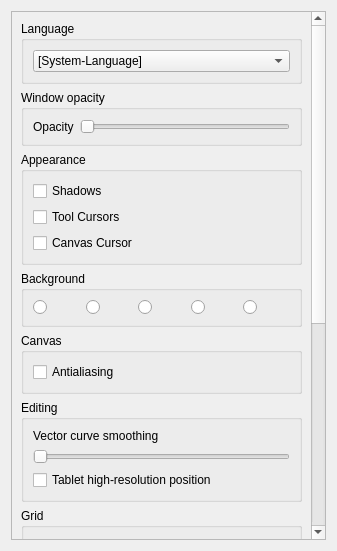
<?xml version="1.0" encoding="UTF-8"?>
<ui version="4.0">
 <class>GeneralPage</class>
 <widget class="QWidget" name="GeneralPage">
  <property name="geometry">
   <rect>
    <x>0</x>
    <y>0</y>
    <width>337</width>
    <height>551</height>
   </rect>
  </property>
  <layout class="QGridLayout" name="gridLayout_2">
   <item row="0" column="0">
    <widget class="QScrollArea" name="scrollArea">
     <property name="verticalScrollBarPolicy">
      <enum>Qt::ScrollBarAlwaysOn</enum>
     </property>
     <property name="horizontalScrollBarPolicy">
      <enum>Qt::ScrollBarAlwaysOff</enum>
     </property>
     <property name="widgetResizable">
      <bool>true</bool>
     </property>
     <widget class="QWidget" name="contents">
      <property name="geometry">
       <rect>
        <x>0</x>
        <y>-470</y>
        <width>306</width>
        <height>997</height>
       </rect>
      </property>
      <layout class="QVBoxLayout" name="lay">
       <item>
        <widget class="QGroupBox" name="groupBox">
         <property name="title">
          <string comment="GroupBox title in Preference">Language</string>
         </property>
         <layout class="QGridLayout" name="langLayout">
          <item row="0" column="0">
           <widget class="QComboBox" name="languageCombo">
            <property name="currentText">
             <string comment="First item of the language list">[System-Language]</string>
            </property>
            <item>
             <property name="text">
              <string comment="First item of the language list">[System-Language]</string>
             </property>
            </item>
           </widget>
          </item>
         </layout>
        </widget>
       </item>
       <item>
        <widget class="QGroupBox" name="windowOpacityBox">
         <property name="title">
          <string comment="GroupBox title in Preference">Window opacity</string>
         </property>
         <layout class="QGridLayout" name="windowOpacityLayout">
          <item row="0" column="0">
           <widget class="QLabel" name="windowOpacityLabel">
            <property name="text">
             <string>Opacity</string>
            </property>
           </widget>
          </item>
          <item row="0" column="1">
           <widget class="QSlider" name="windowOpacityLevel">
            <property name="minimum">
             <number>30</number>
            </property>
            <property name="maximum">
             <number>100</number>
            </property>
            <property name="orientation">
             <enum>Qt::Horizontal</enum>
            </property>
           </widget>
          </item>
         </layout>
        </widget>
       </item>
       <item>
        <widget class="QGroupBox" name="appearanceBox">
         <property name="title">
          <string comment="GroupBox title in Preference">Appearance</string>
         </property>
         <layout class="QVBoxLayout" name="appearanceLayout">
          <item>
           <widget class="QCheckBox" name="shadowsBox">
            <property name="text">
             <string>Shadows</string>
            </property>
           </widget>
          </item>
          <item>
           <widget class="QCheckBox" name="toolCursorsBox">
            <property name="text">
             <string>Tool Cursors</string>
            </property>
           </widget>
          </item>
          <item>
           <widget class="QCheckBox" name="canvasCursorBox">
            <property name="text">
             <string>Canvas Cursor</string>
            </property>
           </widget>
          </item>
         </layout>
        </widget>
       </item>
       <item>
        <widget class="QGroupBox" name="backgroundBox">
         <property name="title">
          <string comment="GroupBox title in Preference">Background</string>
         </property>
         <layout class="QHBoxLayout" name="backgroundLayout">
          <item>
           <widget class="QRadioButton" name="checkerBackgroundButton">
            <attribute name="buttonGroup">
             <string notr="true">backgroundButtons</string>
            </attribute>
           </widget>
          </item>
          <item>
           <widget class="QRadioButton" name="whiteBackgroundButton">
            <attribute name="buttonGroup">
             <string notr="true">backgroundButtons</string>
            </attribute>
           </widget>
          </item>
          <item>
           <widget class="QRadioButton" name="greyBackgroundButton">
            <attribute name="buttonGroup">
             <string notr="true">backgroundButtons</string>
            </attribute>
           </widget>
          </item>
          <item>
           <widget class="QRadioButton" name="dotsBackgroundButton">
            <attribute name="buttonGroup">
             <string notr="true">backgroundButtons</string>
            </attribute>
           </widget>
          </item>
          <item>
           <widget class="QRadioButton" name="weaveBackgroundButton">
            <attribute name="buttonGroup">
             <string notr="true">backgroundButtons</string>
            </attribute>
           </widget>
          </item>
         </layout>
        </widget>
       </item>
       <item>
        <widget class="QGroupBox" name="displayBox">
         <property name="title">
          <string comment="GroupBox title in Preference">Canvas</string>
         </property>
         <layout class="QGridLayout" name="displayLayout">
          <item row="0" column="0">
           <widget class="QCheckBox" name="antialiasingBox">
            <property name="text">
             <string>Antialiasing</string>
            </property>
           </widget>
          </item>
         </layout>
        </widget>
       </item>
       <item>
        <spacer name="verticalSpacer">
         <property name="orientation">
          <enum>Qt::Vertical</enum>
         </property>
         <property name="sizeHint" stdset="0">
          <size>
           <width>0</width>
           <height>0</height>
          </size>
         </property>
        </spacer>
       </item>
       <item>
        <widget class="QGroupBox" name="editingBox">
         <property name="title">
          <string comment="GroupBox title in Preference">Editing</string>
         </property>
         <layout class="QGridLayout" name="editingLayout">
          <item row="0" column="0">
           <widget class="QLabel" name="curveSmoothingLabel">
            <property name="text">
             <string>Vector curve smoothing</string>
            </property>
           </widget>
          </item>
          <item row="1" column="0">
           <widget class="QSlider" name="curveSmoothingLevel">
            <property name="minimum">
             <number>1</number>
            </property>
            <property name="maximum">
             <number>100</number>
            </property>
            <property name="orientation">
             <enum>Qt::Horizontal</enum>
            </property>
           </widget>
          </item>
          <item row="2" column="0">
           <widget class="QCheckBox" name="highResBox">
            <property name="text">
             <string>Tablet high-resolution position</string>
            </property>
           </widget>
          </item>
         </layout>
        </widget>
       </item>
       <item>
        <widget class="QGroupBox" name="gridBox">
         <property name="title">
          <string comment="groupBox title in Preference">Grid</string>
         </property>
         <layout class="QGridLayout" name="gridLayout">
          <item row="2" column="0">
           <widget class="QLabel" name="labGridH">
            <property name="text">
             <string>Grid Height</string>
            </property>
           </widget>
          </item>
          <item row="0" column="0" colspan="2">
           <widget class="QCheckBox" name="gridCheckBox">
            <property name="text">
             <string>Enable Grid</string>
            </property>
           </widget>
          </item>
          <item row="1" column="1">
           <widget class="QSpinBox" name="gridSizeInputW">
            <property name="minimumSize">
             <size>
              <width>80</width>
              <height>0</height>
             </size>
            </property>
            <property name="maximumSize">
             <size>
              <width>80</width>
              <height>16777215</height>
             </size>
            </property>
            <property name="minimum">
             <number>1</number>
            </property>
            <property name="maximum">
             <number>9999</number>
            </property>
            <property name="value">
             <number>100</number>
            </property>
           </widget>
          </item>
          <item row="2" column="1">
           <widget class="QSpinBox" name="gridSizeInputH">
            <property name="minimum">
             <number>1</number>
            </property>
            <property name="maximum">
             <number>9999</number>
            </property>
            <property name="value">
             <number>100</number>
            </property>
           </widget>
          </item>
          <item row="1" column="0">
           <widget class="QLabel" name="labGridW">
            <property name="text">
             <string>Grid Width</string>
            </property>
           </widget>
          </item>
         </layout>
        </widget>
       </item>
       <item>
        <widget class="QGroupBox" name="groupBox_2">
         <property name="title">
          <string>Overlays</string>
         </property>
         <layout class="QGridLayout" name="gridLayout_4">
          <item row="0" column="0">
           <widget class="QCheckBox" name="actionSafeCheckBox">
            <property name="text">
             <string/>
            </property>
            <property name="checked">
             <bool>true</bool>
            </property>
           </widget>
          </item>
          <item row="0" column="1">
           <widget class="QLabel" name="labActionSafe">
            <property name="text">
             <string>Enable Action Safe area (%)</string>
            </property>
           </widget>
          </item>
          <item row="0" column="2">
           <spacer name="horizontalSpacer">
            <property name="orientation">
             <enum>Qt::Horizontal</enum>
            </property>
            <property name="sizeHint" stdset="0">
             <size>
              <width>40</width>
              <height>20</height>
             </size>
            </property>
           </spacer>
          </item>
          <item row="0" column="3">
           <widget class="QSpinBox" name="actionSafeInput">
            <property name="minimum">
             <number>1</number>
            </property>
            <property name="maximum">
             <number>25</number>
            </property>
            <property name="value">
             <number>5</number>
            </property>
           </widget>
          </item>
          <item row="1" column="0">
           <widget class="QCheckBox" name="titleSafeCheckBox">
            <property name="text">
             <string/>
            </property>
            <property name="checked">
             <bool>true</bool>
            </property>
           </widget>
          </item>
          <item row="1" column="1">
           <widget class="QLabel" name="labTitleSafe">
            <property name="text">
             <string>Enable Title Safe area (%)</string>
            </property>
           </widget>
          </item>
          <item row="1" column="2">
           <spacer name="horizontalSpacer_2">
            <property name="orientation">
             <enum>Qt::Horizontal</enum>
            </property>
            <property name="sizeHint" stdset="0">
             <size>
              <width>40</width>
              <height>20</height>
             </size>
            </property>
           </spacer>
          </item>
          <item row="1" column="3">
           <widget class="QSpinBox" name="titleSafeInput">
            <property name="minimum">
             <number>1</number>
            </property>
            <property name="maximum">
             <number>25</number>
            </property>
            <property name="value">
             <number>10</number>
            </property>
           </widget>
          </item>
          <item row="2" column="0">
           <widget class="QCheckBox" name="safeHelperTextCheckbox">
            <property name="text">
             <string/>
            </property>
           </widget>
          </item>
          <item row="2" column="1">
           <widget class="QLabel" name="labSafeHelperText">
            <property name="text">
             <string>Show Safe area labels</string>
            </property>
           </widget>
          </item>
         </layout>
        </widget>
       </item>
       <item>
        <widget class="QGroupBox" name="scrollWheelZoomBox">
         <property name="title">
          <string>Scroll Wheel Zoom</string>
         </property>
         <layout class="QVBoxLayout" name="verticalLayout">
          <property name="leftMargin">
           <number>11</number>
          </property>
          <property name="topMargin">
           <number>11</number>
          </property>
          <property name="rightMargin">
           <number>11</number>
          </property>
          <property name="bottomMargin">
           <number>11</number>
          </property>
          <item>
           <widget class="QCheckBox" name="invertScrollDirectionBox">
            <property name="text">
             <string>Invert Scroll Direction</string>
            </property>
           </widget>
          </item>
         </layout>
        </widget>
       </item>
       <item>
        <widget class="QGroupBox" name="advancedBox">
         <property name="title">
          <string comment="groupBox title in Preference">Advanced</string>
         </property>
         <property name="alignment">
          <set>Qt::AlignLeading|Qt::AlignLeft|Qt::AlignVCenter</set>
         </property>
         <layout class="QHBoxLayout" name="horizontalLayout" stretch="0,1">
          <property name="leftMargin">
           <number>6</number>
          </property>
          <property name="rightMargin">
           <number>6</number>
          </property>
          <item>
           <widget class="QLabel" name="cacheLabel">
            <property name="text">
             <string>Memory Cache Budget</string>
            </property>
            <property name="alignment">
             <set>Qt::AlignLeading|Qt::AlignLeft|Qt::AlignVCenter</set>
            </property>
            <property name="wordWrap">
             <bool>true</bool>
            </property>
           </widget>
          </item>
          <item>
           <widget class="QSpinBox" name="framePoolSizeSpin">
            <property name="sizePolicy">
             <sizepolicy hsizetype="Preferred" vsizetype="Minimum">
              <horstretch>0</horstretch>
              <verstretch>0</verstretch>
             </sizepolicy>
            </property>
            <property name="minimumSize">
             <size>
              <width>80</width>
              <height>0</height>
             </size>
            </property>
            <property name="maximumSize">
             <size>
              <width>80</width>
              <height>16777215</height>
             </size>
            </property>
            <property name="suffix">
             <string>MB</string>
            </property>
            <property name="minimum">
             <number>100</number>
            </property>
            <property name="maximum">
             <number>16000</number>
            </property>
            <property name="value">
             <number>1024</number>
            </property>
           </widget>
          </item>
         </layout>
        </widget>
       </item>
      </layout>
     </widget>
    </widget>
   </item>
  </layout>
 </widget>
 <tabstops>
  <tabstop>scrollArea</tabstop>
  <tabstop>languageCombo</tabstop>
  <tabstop>windowOpacityLevel</tabstop>
  <tabstop>shadowsBox</tabstop>
  <tabstop>toolCursorsBox</tabstop>
  <tabstop>canvasCursorBox</tabstop>
  <tabstop>checkerBackgroundButton</tabstop>
  <tabstop>whiteBackgroundButton</tabstop>
  <tabstop>greyBackgroundButton</tabstop>
  <tabstop>dotsBackgroundButton</tabstop>
  <tabstop>weaveBackgroundButton</tabstop>
  <tabstop>antialiasingBox</tabstop>
  <tabstop>curveSmoothingLevel</tabstop>
  <tabstop>highResBox</tabstop>
  <tabstop>gridCheckBox</tabstop>
  <tabstop>gridSizeInputW</tabstop>
  <tabstop>gridSizeInputH</tabstop>
 </tabstops>
 <resources/>
 <connections/>
 <buttongroups>
  <buttongroup name="backgroundButtons"/>
 </buttongroups>
</ui>
